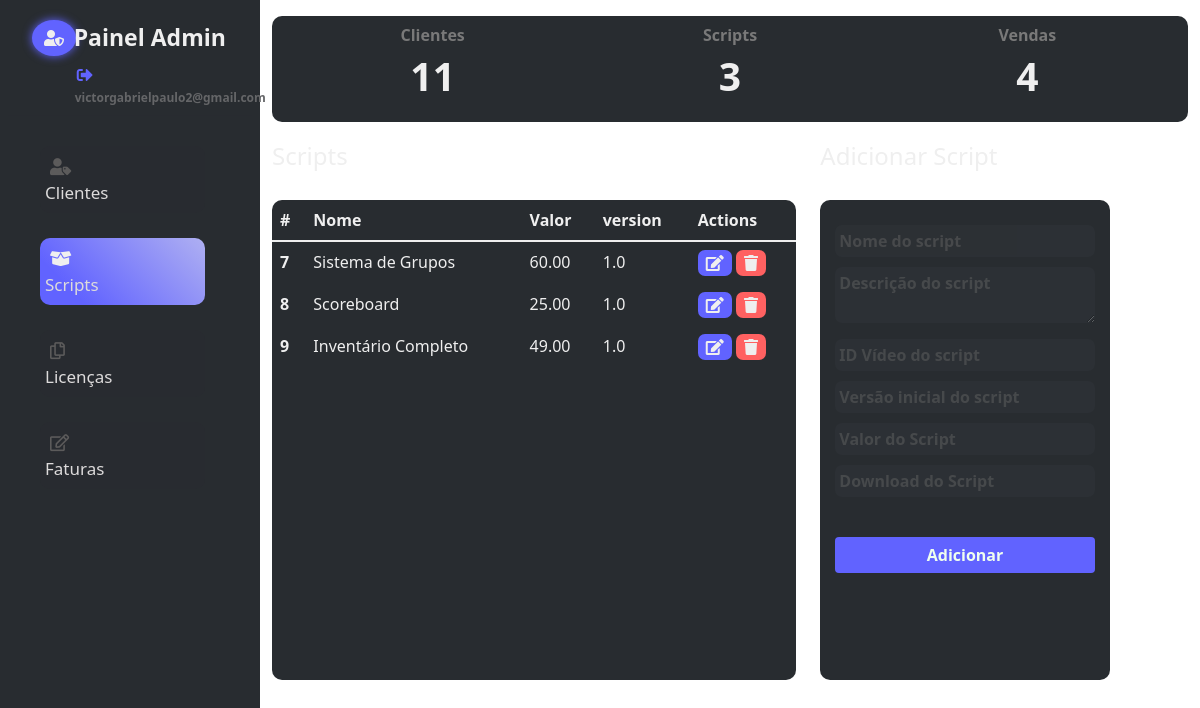
Page /admin/scripts.php (signed in) on the committed database.
### tables this page shows
CREATE TABLE `produtos` (
  `id` int(11) NOT NULL,
  `nome` text NOT NULL,
  `description` text NOT NULL,
  `version` text NOT NULL,
  `valor` text NOT NULL,
  `vendas` text NOT NULL,
  `video` text NOT NULL,
  `arquivo` text NOT NULL
);

### admin/scripts.php (the view, shortened to what this page needs)
<?php
include('../app/php/verify.php');
$email = $_SESSION['usuario'];
?>
<!DOCTYPE html>
<html lang="pt-br">
<head>
    <link href="https://cdn.jsdelivr.net/npm/bootstrap@5.1.1/dist/css/bootstrap.min.css" rel="stylesheet">
    <link rel="stylesheet" href="https://cdnjs.cloudflare.com/ajax/libs/font-awesome/5.14.0/css/all.min.css">
    <link rel="stylesheet" href="../app/css/style.css">
</head>
<body>
  <div class="container-fluid">
    <div class="row flex-nowrap">
  <div class="sidebar col-auto col-md-3 col-xl-2 px-sm-2 px-0">
    <div class="side-top">
      <div class="infos">
        <div class="container">
          <div class="row">
            <div class="col-md-2 text-start">
              <div class="user">
                <i class="fas fa-user-shield"></i>
              </div>
            </div>
            <div class="col-md-10 text-start">
              <p class="name">Painel Admin <a href="#"><i class="fas fa-sign-out-alt"></i></a></p>
              <p class="email"><?php echo $email ?></p>
            </div>
          </div>
        </div>
      </div>
    </div>
    <div class="side-body">
      <ul>
        <li class="link">
          <a href="index.php" class="active"><i class="fas fa-user-tag"></i> Clientes</a>
        </li>
        <li class="link active">
          <a href="scripts.php"><i class="fas fa-box-open"></i> Scripts</a>
         </li>
         <li class="link">
           <a href="licenses.php"><i class="far fa-copy"></i> Licenças</a>
         </li>
         <li class="link">
          <a href="faturas.php"><i class="far fa-edit"></i> Faturas</a>
         </li>
      </ul>
    </div>
  </div>
  <div class="col-auto col-md-3 col-xl-2 px-sm-2 px-0">
  </div>
  <div class="col py-3">
  <div class="stats">
    <div class="container">
      <div class="row text-center">
          <div class="col-md-4">
            <div class="stat">
              <p class="title">
                Clientes
              </p>
              <p class="counters">
              <?php
            $query = mysqli_query($conexao, "SELECT * FROM accounts");
            $row_cnt = $query->num_rows;
            echo "$row_cnt";
        ?>
              </p>
            </div>
          </div>
          <div class="col-md-4">
            <div class="stat">
              <p class="title">
                Scripts
              </p>
              <p class="counters">
              <?php
            $query = mysqli_query($conexao, "SELECT * FROM produtos");
            $row_cnt = $query->num_rows;
            echo "$row_cnt";
        ?>
              </p>
            </div>
          </div>
          <div class="col-md-4">
            <div class="stat">
              <p class="title">
                Vendas
              </p>
              <p class="counters">
              <?php
            $query = mysqli_query($conexao, "SELECT * FROM faturas WHERE status='Aprovado'");
            $row_cnt = $query->num_rows;
            echo "$row_cnt";
        ?>
              </p>
            </div>
          </div>
        </div>
      </div>
    </div>
        <div class="container" style="padding: 0px;">
          <div class="row">
          <div class="col-md-7">
            <h4 class="titled">Scripts</h4>
            <div class="dash-content">
              <table class="table">
                <thead>
                  <tr>
                    <th scope="col">#</th>
                    <th scope="col">Nome</th>
                    <th scope="col">Valor</th>
                    <th scope="col">version</th>
                    <th scope="col">Actions</th>
                  </tr>
                </thead>
                <tbody>
                <?php
        $query = mysqli_query($conexao, "SELECT * FROM produtos");
        while($row = mysqli_fetch_array($query)){
          ?>
                  <tr>
                    <th scope="row"><?php echo $row['id'] ?></th>
                    <td><?php echo $row['nome'] ?></td>
                    <td><?php echo $row['valor'] ?></td>
                    <td><?php echo $row['version'] ?></td>
                    <td><a href="manage.php?editProduct=<?php echo $row['id'] ?>"><i class="fas fa-edit"></i></a> <a href="manage.php?delete=<?php echo $row['id'] ?>"><i class="fas fa-trash"></i></a></td>
                  </tr>
                  <?php } ?>
                </tbody>
              </table>
      </div>
    </div>
    <div class="col-md-4">
      <h4 class="titled">Adicionar Script</h4>
      <div class="addlicense">
        <form action="" method="POST" enctype="multipart/form-data">
          <input type="text" name="nome" placeholder="Nome do script">
          <textarea name="desc" placeholder="Descrição do script"></textarea>
          <input type="text" name="video" placeholder="ID Vídeo do script">
          <input type="text" name="version" placeholder="Versão inicial do script">
          <input type="number" name="valor" placeholder="Valor do Script">
          <br>
          <input type="text" name="link" placeholder="Download do Script">
          <button type="submit" name="addScript" class="confirm btn btn-success">Adicionar</button>
        </form>
      </div>
    </div>
    </div>
  </div>
  </div>
</div>
</div>
</body>
</html>

### app/css/style.css (style rules this page uses)
body { background-color: #ffffff; }
.sidebar { background: #282c30; height: 1000px; position: fixed; }
.sidebar .side-top { border-bottom: 1px solid #282b30; }
.sidebar .side-top .name { color: #efefef; font-weight: 600; margin-top: 20px; font-size: 23px; margin-bottom: 0px; margin-left: 5px; }
.sidebar .side-top .name a { color: #6163ff; font-size: 16px; margin-left: 3px; }
.sidebar .side-top .email { color: #656668; font-weight: 700; margin-bottom: 8px; margin-left: 6px; font-size: 12px; }
.sidebar .side-top .user i { background: #6163ff; color: #efefef; padding: 10px 12px; border-radius: 50%; margin-top: 20px; box-shadow: 0px 0px 10px 0px #6163ff; }
.sidebar .side-body { margin-top: 30px; }
.sidebar .side-body ul li { list-style: none; margin-top: 25px; background: #282b30; padding: 8px 0px 8px 5px; border-radius: 10px; margin-right: 47px; }
.sidebar .side-body a { color: #dddbdb; text-decoration: none; font-size: 17px; font-weight: 500; padding: 8px 94px 8px 5px; transition: all 0.5s ease-in-out; }
.sidebar .side-body li.active { background: linear-gradient(45deg, rgba(97,99,255,1) 20%, rgba(174,175,242,1) 99%); padding: 8px 0px 8px 5px; border-radius: 10px; color: #efefef !important; }
.sidebar .side-body li.active > a i { color: #efefef !important; }
.sidebar .side-body i { color: #5c5b5b; margin-right: 2px; }
@media (min-width: 768px) { .col-md-3 { flex: 0 0 auto; width: 21.66666667%; } }
.stats { background: #282c30; border-radius: 10px; }
.stats .title { color: #797979; font-weight: 600; margin-top: 7px; margin-bottom: 0px; }
.stats .counters { color: #efefef; font-size: 39px; font-weight: 700; }
.dash-content { margin-top: 30px; background: #282c30; border-radius: 10px; overflow: auto; height: 480px; }
.dash-content i { background: #5c5b5b; padding: 9px; margin-top: 20px; border-radius: 7px; }
.titled { color: #efefef; margin-top: 20px; }
.scripts tr, tbody, thead, th, td { border: none; }
.dash-content table { color: #efefef; }
.dash-content table i.fa-edit { background: #6163ff; color: #efefef; margin: 0px; padding: 5px 8px; }
.dash-content table i.fa-trash { background: #ff6161; color: #efefef; margin: 0px; padding: 5px 8px; }
.addlicense { margin-top: 30px; background: #282c30; border-radius: 10px; height: 480px; padding: 15px; overflow: auto; }
.addlicense input, .addlicense textarea, #modalEdit textarea { background: #33373d; border: none; color: #9b9999; width: 100%; padding: 4px; border-radius: 7px; box-shadow: none; outline: none; margin-top: 10px; }
.addlicense form button { margin-top: 40px; width: 100%; background: #6163ff; border: none; color: #effeef; font-weight: 700; }

### rows in the picture
produtos: id "7", nome "Sistema de Grupos", valor "60.00", version "1.0"
produtos: id "8", nome "Scoreboard", valor "25.00", version "1.0"
produtos: id "9", nome "Inventário Completo", valor "49.00", version "1.0"

### other values in the picture
$email "victorgabrielpaulo2@gmail.com"
$row_cnt "11"
$row_cnt "3"
$row_cnt "4"
